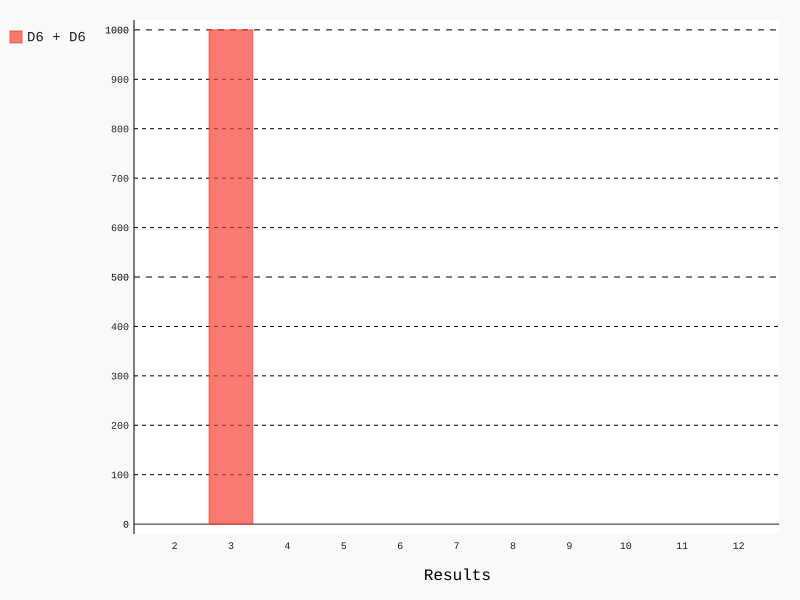

The script that drew this image:
import pygal as pg
from die import Die

#Rolling two dice.
die = Die()
die_2 = Die()

result = die.roll() + die_2.roll()
results = [result for roll_num in range(1000)]

max_result = die.num_sides + die_2.num_sides 
frequencies = [results.count(value) for value in range(2, max_result+1)]

hist = pg.Bar()

hist._title = "Results of rolling on D6 1000 times."
hist.x_labels = [str(x) for x in range(2, max_result+1)]
hist.x_title = "Results"
hist._y_title = "Count/Frequency of Results"

hist.add('D6 + D6', frequencies)
hist.render_to_file("dice_visual.svg")
